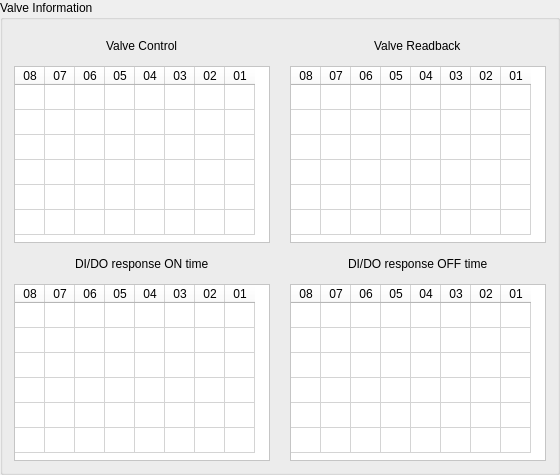
      <widget class="QGroupBox" name="groupBox">
       <property name="title">
        <string>Valve Information</string>
       </property>
       <layout class="QVBoxLayout" name="verticalLayout">
        <item>
         <layout class="QGridLayout" name="gridLayout_2" rowstretch="1,6,1,6" columnstretch="1,1">
          <property name="horizontalSpacing">
           <number>20</number>
          </property>
          <item row="0" column="0" alignment="Qt::AlignmentFlag::AlignHCenter">
           <widget class="QLabel" name="label">
            <property name="text">
             <string>Valve Control</string>
            </property>
           </widget>
          </item>
          <item row="0" column="1" alignment="Qt::AlignmentFlag::AlignHCenter">
           <widget class="QLabel" name="label_2">
            <property name="text">
             <string>Valve Readback</string>
            </property>
           </widget>
          </item>
          <item row="1" column="0">
           <widget class="QTableWidget" name="Valve_Control_TableWidget_1">
            <property name="layoutDirection">
             <enum>Qt::LayoutDirection::LeftToRight</enum>
            </property>
            <property name="styleSheet">
             <string notr="true">background-color: rgb(255, 255, 255);
border-color: rgb(0, 0, 0);</string>
            </property>
            <property name="sizeAdjustPolicy">
             <enum>QAbstractScrollArea::SizeAdjustPolicy::AdjustIgnored</enum>
            </property>
            <attribute name="horizontalHeaderCascadingSectionResizes">
             <bool>true</bool>
            </attribute>
            <attribute name="horizontalHeaderMinimumSectionSize">
             <number>20</number>
            </attribute>
            <attribute name="horizontalHeaderDefaultSectionSize">
             <number>30</number>
            </attribute>
            <attribute name="horizontalHeaderHighlightSections">
             <bool>true</bool>
            </attribute>
            <attribute name="verticalHeaderVisible">
             <bool>false</bool>
            </attribute>
            <attribute name="verticalHeaderCascadingSectionResizes">
             <bool>true</bool>
            </attribute>
            <attribute name="verticalHeaderMinimumSectionSize">
             <number>20</number>
            </attribute>
            <attribute name="verticalHeaderDefaultSectionSize">
             <number>25</number>
            </attribute>
            <attribute name="verticalHeaderStretchLastSection">
             <bool>false</bool>
            </attribute>
            <row>
             <property name="text">
              <string>Valve 1 to 8</string>
             </property>
            </row>
            <row>
             <property name="text">
              <string>Valve 9 to 16</string>
             </property>
            </row>
            <row>
             <property name="text">
              <string>Valve 17 to 24</string>
             </property>
            </row>
            <row>
             <property name="text">
              <string>Valve 25 to 32</string>
             </property>
            </row>
            <row>
             <property name="text">
              <string>Valve 33 to 40</string>
             </property>
            </row>
            <row>
             <property name="text">
              <string>Valve 41 to 42</string>
             </property>
            </row>
            <column>
             <property name="text">
              <string>08</string>
             </property>
            </column>
            <column>
             <property name="text">
              <string>07</string>
             </property>
            </column>
            <column>
             <property name="text">
              <string>06</string>
             </property>
            </column>
            <column>
             <property name="text">
              <string>05</string>
             </property>
            </column>
            <column>
             <property name="text">
              <string>04</string>
             </property>
            </column>
            <column>
             <property name="text">
              <string>03</string>
             </property>
            </column>
            <column>
             <property name="text">
              <string>02</string>
             </property>
            </column>
            <column>
             <property name="text">
              <string>01</string>
             </property>
            </column>
           </widget>
          </item>
          <item row="1" column="1">
           <widget class="QTableWidget" name="Valve_Readback_TableWidget_1">
            <property name="layoutDirection">
             <enum>Qt::LayoutDirection::LeftToRight</enum>
            </property>
            <property name="styleSheet">
             <string notr="true">background-color: rgb(255, 255, 255);
border-color: rgb(0, 0, 0);</string>
            </property>
            <property name="sizeAdjustPolicy">
             <enum>QAbstractScrollArea::SizeAdjustPolicy::AdjustIgnored</enum>
            </property>
            <attribute name="horizontalHeaderCascadingSectionResizes">
             <bool>true</bool>
            </attribute>
            <attribute name="horizontalHeaderMinimumSectionSize">
             <number>20</number>
            </attribute>
            <attribute name="horizontalHeaderDefaultSectionSize">
             <number>30</number>
            </attribute>
            <attribute name="horizontalHeaderHighlightSections">
             <bool>true</bool>
            </attribute>
            <attribute name="verticalHeaderVisible">
             <bool>false</bool>
            </attribute>
            <attribute name="verticalHeaderCascadingSectionResizes">
             <bool>true</bool>
            </attribute>
            <attribute name="verticalHeaderMinimumSectionSize">
             <number>20</number>
            </attribute>
            <attribute name="verticalHeaderDefaultSectionSize">
             <number>25</number>
            </attribute>
            <row>
             <property name="text">
              <string>Valve 1 to 8</string>
             </property>
            </row>
            <row>
             <property name="text">
              <string>Valve 9 to 16</string>
             </property>
            </row>
            <row>
             <property name="text">
              <string>Valve 17 to 24</string>
             </property>
            </row>
            <row>
             <property name="text">
              <string>Valve 25 to 32</string>
             </property>
            </row>
            <row>
             <property name="text">
              <string>Valve 33 to 40</string>
             </property>
            </row>
            <row>
             <property name="text">
              <string>Valve 41 to 42</string>
             </property>
            </row>
            <column>
             <property name="text">
              <string>08</string>
             </property>
            </column>
            <column>
             <property name="text">
              <string>07</string>
             </property>
            </column>
            <column>
             <property name="text">
              <string>06</string>
             </property>
            </column>
            <column>
             <property name="text">
              <string>05</string>
             </property>
            </column>
            <column>
             <property name="text">
              <string>04</string>
             </property>
            </column>
            <column>
             <property name="text">
              <string>03</string>
             </property>
            </column>
            <column>
             <property name="text">
              <string>02</string>
             </property>
            </column>
            <column>
             <property name="text">
              <string>01</string>
             </property>
            </column>
           </widget>
          </item>
          <item row="2" column="0" alignment="Qt::AlignmentFlag::AlignHCenter">
           <widget class="QLabel" name="label_3">
            <property name="text">
             <string>DI/DO response ON time</string>
            </property>
           </widget>
          </item>
          <item row="2" column="1" alignment="Qt::AlignmentFlag::AlignHCenter">
           <widget class="QLabel" name="label_4">
            <property name="text">
             <string>DI/DO response OFF time</string>
            </property>
           </widget>
          </item>
          <item row="3" column="0">
           <widget class="QTableWidget" name="Response_On_Time_TableWidget_1">
            <property name="layoutDirection">
             <enum>Qt::LayoutDirection::LeftToRight</enum>
            </property>
            <property name="styleSheet">
             <string notr="true">background-color: rgb(255, 255, 255);
border-color: rgb(0, 0, 0);</string>
            </property>
            <property name="sizeAdjustPolicy">
             <enum>QAbstractScrollArea::SizeAdjustPolicy::AdjustIgnored</enum>
            </property>
            <attribute name="horizontalHeaderCascadingSectionResizes">
             <bool>true</bool>
            </attribute>
            <attribute name="horizontalHeaderMinimumSectionSize">
             <number>20</number>
            </attribute>
            <attribute name="horizontalHeaderDefaultSectionSize">
             <number>30</number>
            </attribute>
            <attribute name="horizontalHeaderHighlightSections">
             <bool>true</bool>
            </attribute>
            <attribute name="verticalHeaderVisible">
             <bool>false</bool>
            </attribute>
            <attribute name="verticalHeaderCascadingSectionResizes">
             <bool>true</bool>
            </attribute>
            <attribute name="verticalHeaderMinimumSectionSize">
             <number>20</number>
            </attribute>
            <attribute name="verticalHeaderDefaultSectionSize">
             <number>25</number>
            </attribute>
            <row>
             <property name="text">
              <string>Valve 1 to 8</string>
             </property>
            </row>
            <row>
             <property name="text">
              <string>Valve 9 to 16</string>
             </property>
            </row>
            <row>
             <property name="text">
              <string>Valve 17 to 24</string>
             </property>
            </row>
            <row>
             <property name="text">
              <string>Valve 25 to 32</string>
             </property>
            </row>
            <row>
             <property name="text">
              <string>Valve 33 to 40</string>
             </property>
            </row>
            <row>
             <property name="text">
              <string>Valve 41 to 42</string>
             </property>
            </row>
            <column>
             <property name="text">
              <string>08</string>
             </property>
            </column>
            <column>
             <property name="text">
              <string>07</string>
             </property>
            </column>
            <column>
             <property name="text">
              <string>06</string>
             </property>
            </column>
            <column>
             <property name="text">
              <string>05</string>
             </property>
            </column>
            <column>
             <property name="text">
              <string>04</string>
             </property>
            </column>
            <column>
             <property name="text">
              <string>03</string>
             </property>
            </column>
            <column>
             <property name="text">
              <string>02</string>
             </property>
            </column>
            <column>
             <property name="text">
              <string>01</string>
             </property>
            </column>
           </widget>
          </item>
          <item row="3" column="1">
           <widget class="QTableWidget" name="Response_Off_Time_TableWidget_1">
            <property name="layoutDirection">
             <enum>Qt::LayoutDirection::LeftToRight</enum>
            </property>
            <property name="styleSheet">
             <string notr="true">background-color: rgb(255, 255, 255);
border-color: rgb(0, 0, 0);</string>
            </property>
            <property name="sizeAdjustPolicy">
             <enum>QAbstractScrollArea::SizeAdjustPolicy::AdjustIgnored</enum>
            </property>
            <attribute name="horizontalHeaderCascadingSectionResizes">
             <bool>true</bool>
            </attribute>
            <attribute name="horizontalHeaderMinimumSectionSize">
             <number>20</number>
            </attribute>
            <attribute name="horizontalHeaderDefaultSectionSize">
             <number>30</number>
            </attribute>
            <attribute name="horizontalHeaderHighlightSections">
             <bool>true</bool>
            </attribute>
            <attribute name="verticalHeaderVisible">
             <bool>false</bool>
            </attribute>
            <attribute name="verticalHeaderCascadingSectionResizes">
             <bool>true</bool>
            </attribute>
            <attribute name="verticalHeaderMinimumSectionSize">
             <number>20</number>
            </attribute>
            <attribute name="verticalHeaderDefaultSectionSize">
             <number>25</number>
            </attribute>
            <row>
             <property name="text">
              <string>Valve 1 to 8</string>
             </property>
            </row>
            <row>
             <property name="text">
              <string>Valve 9 to 16</string>
             </property>
            </row>
            <row>
             <property name="text">
              <string>Valve 17 to 24</string>
             </property>
            </row>
            <row>
             <property name="text">
              <string>Valve 25 to 32</string>
             </property>
            </row>
            <row>
             <property name="text">
              <string>Valve 33 to 40</string>
             </property>
            </row>
            <row>
             <property name="text">
              <string>Valve 41 to 42</string>
             </property>
            </row>
            <column>
             <property name="text">
              <string>08</string>
             </property>
            </column>
            <column>
             <property name="text">
              <string>07</string>
             </property>
            </column>
            <column>
             <property name="text">
              <string>06</string>
             </property>
            </column>
            <column>
             <property name="text">
              <string>05</string>
             </property>
            </column>
            <column>
             <property name="text">
              <string>04</string>
             </property>
            </column>
            <column>
             <property name="text">
              <string>03</string>
             </property>
            </column>
            <column>
             <property name="text">
              <string>02</string>
             </property>
            </column>
            <column>
             <property name="text">
              <string>01</string>
             </property>
            </column>
           </widget>
          </item>
         </layout>
        </item>
       </layout>
      </widget>
